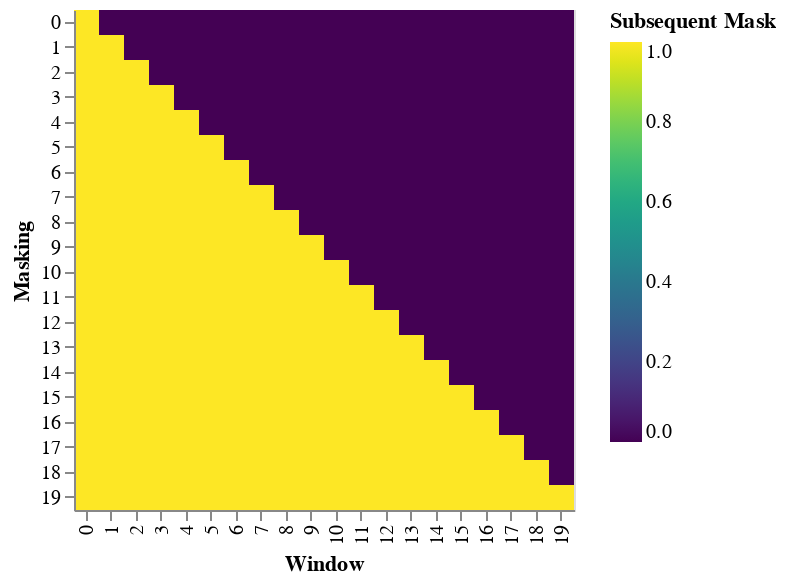

Notebook source saved alongside this figure:
### Code cell
def example_mask():
    LS_data = pd.concat(
        [
            pd.DataFrame(
                {
                    "Subsequent Mask": subsequent_mask(20)[0][x, y].flatten(),
                    "Window": y,
                    "Masking": x,
                }
            )
            for y in range(20)
            for x in range(20)
        ]
    )

    return (
        alt.Chart(LS_data)
        .mark_rect()
        .properties(height=250, width=250)
        .encode(
            alt.X("Window:O"),
            alt.Y("Masking:O"),
            alt.Color("Subsequent Mask:Q", scale=alt.Scale(scheme="viridis")),
        )
        .interactive()
    )


show_example(example_mask)

### Figure 1 — Vega-Lite specification as saved in the notebook (floating-point values rounded to 4 significant figures; data arrays with more than 128 entries replaced by an {"elided": "..."} marker saying what was removed)
{"config": {"view": {"continuousWidth": 400, "continuousHeight": 300}}, "data": {"name": "data-ac10fa76400c18dafea2d104267bb03d"}, "mark": "rect", "encoding": {"color": {"field": "Subsequent Mask", "scale": {"scheme": "viridis"}, "type": "quantitative"}, "x": {"field": "Window", "type": "ordinal"}, "y": {"field": "Masking", "type": "ordinal"}}, "height": 250, "selection": {"selector001": {"type": "interval", "bind": "scales", "encodings": ["x", "y"]}}, "width": 250, "$schema": "https://vega.github.io/schema/vega-lite/v4.17.0.json", "datasets": {"data-ac10fa76400c18dafea2d104267bb03d": {"elided": "400 records"}}}
